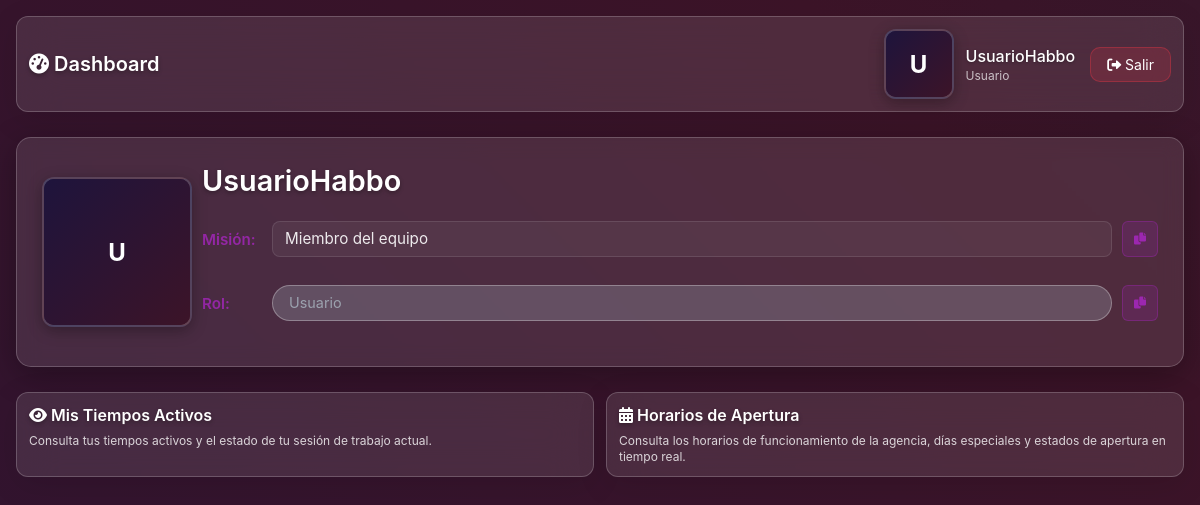
Page /dashboard.php (signed in) on the committed database.
### tables this page shows
CREATE TABLE IF NOT EXISTS users (
    id INT AUTO_INCREMENT PRIMARY KEY,
    username VARCHAR(50) NOT NULL UNIQUE,  
    password VARCHAR(255) NOT NULL,
    role VARCHAR(100) NOT NULL DEFAULT 'usuario',
    habbo_username VARCHAR(50) NOT NULL UNIQUE,
    profile_image VARCHAR(255),
    created_at TIMESTAMP DEFAULT CURRENT_TIMESTAMP,
    updated_at TIMESTAMP DEFAULT CURRENT_TIMESTAMP ON UPDATE CURRENT_TIMESTAMP,
    INDEX idx_habbo_username (habbo_username),
    INDEX idx_role (role)
);

CREATE TABLE IF NOT EXISTS user_ranks (
    id INT AUTO_INCREMENT PRIMARY KEY,
    rank_name VARCHAR(50) NOT NULL UNIQUE,
    display_name VARCHAR(100) NOT NULL,
    description TEXT,
    level INT NOT NULL DEFAULT 1,
    permissions TEXT,
    rank_image VARCHAR(255) DEFAULT NULL,
    credits_time_hours INT DEFAULT 1,
    credits_time_minutes INT DEFAULT 0,
    credits_per_interval INT DEFAULT 1,
    max_time_hours INT DEFAULT 8,
    max_time_minutes INT DEFAULT 0,
    auto_complete_enabled INT DEFAULT 1,
    role_color VARCHAR(7) DEFAULT NULL,
    created_at TIMESTAMP DEFAULT CURRENT_TIMESTAMP,
    updated_at TIMESTAMP DEFAULT CURRENT_TIMESTAMP ON UPDATE CURRENT_TIMESTAMP
);

### dashboard.php (the view, shortened to what this page needs)
<?php
include 'config/database.php';
$stmt = $pdo->prepare("SELECT * FROM users WHERE id = ?");
$stmt->execute([$_SESSION['user_id']]);
$user = $stmt->fetch();
$username = $user['username'];
$user_role = $user['role'];
$userInitial = strtoupper(substr($username, 0, 1));
$rank_info = null;
$user_permissions = [];
try {
    $stmt = $pdo->prepare("SELECT * FROM user_ranks WHERE rank_name = ?");
    $stmt->execute([$user_role]);
    $rank_info = $stmt->fetch();
    if ($rank_info && !empty($rank_info['permissions'])) {
        $user_permissions = json_decode($rank_info['permissions'], true) ?: [];
    }
} catch (Exception $e) {
    $rank_info = [
        'display_name' => ucfirst($user_role),
        'rank_image' => null,
        'description' => 'Usuario del sistema'
    ];
    $user_permissions = [];
}
function hasPermission($permission, $user_permissions, $user_role) {
    return in_array($permission, $user_permissions);
}
?>
<!DOCTYPE html>
<html lang="es">
<head>
    <link rel="stylesheet" href="assets/css/styles.css">
    <link rel="stylesheet" href="assets/css/notifications.css">
    <link rel="stylesheet" href="https://cdnjs.cloudflare.com/ajax/libs/font-awesome/6.0.0/css/all.min.css">
</head>
<body class="dashboard-body">
    <div class="dashboard-container">
        <div class="dashboard-header">
            <div class="header-content">
                <h1 class="dashboard-title">
                    <i class="fas fa-tachometer-alt"></i>
                    Dashboard
                </h1>
                <div class="user-section">
                    <div class="user-info">
                        <div style="display: flex; align-items: center; gap: 10px;">
                            <div class="user-avatar-container" style="width: 70px; height: 70px; background: linear-gradient(135deg, rgb(30, 20, 60) 0%, rgb(60, 20, 40) 100%);">
                            <div class="user-avatar-fallback" style="display: none;">
                                <?php echo $userInitial; ?>
                            </div>
                            </div>
                        </div>
                        <div class="user-details">
                            <h3><?php echo htmlspecialchars($user['habbo_username']); ?></h3>
                            <p><?php echo $user_role === 'super_admin' ? 'Desarrollador' : htmlspecialchars($rank_info['display_name'] ?? ucfirst($user_role)); ?></p>
                        </div>
                    </div>
                    <a href="?logout=1" class="logout-btn">
                        <i class="fas fa-sign-out-alt"></i>
                        Salir
                    </a>
                </div>
            </div>
        </div>
        <div class="rank-display-card">
            <div class="rank-header">
                <div class="rank-logo">
                    <div class="user-avatar-container">
                        <div class="user-avatar-fallback" style="display: none;">
                            <?php echo $userInitial; ?>
                        </div>
                    </div>
                </div>
                <div class="rank-details">
                    <h2 class="rank-title"><?php echo htmlspecialchars($user['habbo_username']); ?></h2>
                    <div class="rank-mission">
                        <span class="mission-label">Misión:</span>
                        <span class="mission-text" id="mission-text"><?php echo htmlspecialchars($rank_info['description'] ?? 'Miembro del equipo'); ?></span>
                        <button class="copy-btn" onclick="copyMissionText()" title="Copiar misión">
                            <i class="fas fa-copy"></i>
                        </button>
                    </div>
                    <div class="rank-role">
                        <span class="role-label">Rol:</span>
                        <span class="role-text" id="role-text"><?php echo htmlspecialchars($rank_info['display_name'] ?? ucfirst($user_role)); ?></span>
                        <button class="copy-btn" onclick="copyRoleText()" title="Copiar rol">
                            <i class="fas fa-copy"></i>
                        </button>
                    </div>
                </div>
            </div>
        </div>
        <div class="dashboard-grid">
            <div class="dashboard-card" onclick="window.location.href='time-manager.php'" style="cursor: pointer;">
                <h3 class="card-title">
                    <i class="fas fa-<?php echo hasPermission('manage_time', $user_permissions, $user_role) ? 'clock' : 'eye'; ?>"></i>
                    <?php echo hasPermission('manage_time', $user_permissions, $user_role) ? 'Gestor de Tiempos' : 'Mis Tiempos Activos'; ?>
                </h3>
                <p class="card-description">
                    <?php if (hasPermission('manage_time', $user_permissions, $user_role)): ?>
                        Controla los tiempos de trabajo de todos los usuarios. Inicia, pausa y gestiona cronómetros del equipo.
                    <?php else: ?>
                        Consulta tus tiempos activos y el estado de tu sesión de trabajo actual.
                    <?php endif; ?>
                </p>
            </div>
            <div class="dashboard-card" onclick="window.location.href='schedule.php'" style="cursor: pointer;">
                <h3 class="card-title">
                    <i class="fas fa-calendar-alt"></i>
                    Horarios de Apertura
                </h3>
                <p class="card-description">
                    Consulta los horarios de funcionamiento de la agencia, días especiales y estados de apertura en tiempo real.
                </p>
            </div>
        </div>
    </div>
</body>
</html>

### assets/css/styles.css (style rules this page uses)
* { margin: 0; padding: 0; box-sizing: border-box; }
html, body { height: 100vh; width: 100vw; overflow: hidden; font-family: 'Inter', -apple-system, BlinkMacSystemFont, 'Segoe UI', Roboto, sans-serif; }
body { background: linear-gradient(45deg, rgb(30, 20, 60), rgb(60, 20, 40), rgb(20, 40, 60)); background-size: 400% 400%; animation: gradientShift 20s ease infinite; display: flex; justify-content: center; align-items: center; }
.dashboard-body { overflow-y: auto; overflow-x: hidden; align-items: flex-start; background: linear-gradient(45deg, rgb(30, 20, 60), rgb(60, 20, 40), rgb(20, 40, 60)); background-size: 400% 400%; animation: gradientShift 20s ease infinite; }
.dashboard-container { padding: 1rem; max-width: 1200px; width: 100%; margin: 0 auto; }
.dashboard-header { background: rgba(255, 255, 255, 0.1); backdrop-filter: blur(20px); border-radius: 12px; border: 1px solid rgba(255, 255, 255, 0.2); box-shadow: 0 8px 32px rgba(0, 0, 0, 0.1); padding: 0.75rem; margin-bottom: 1rem; }
.header-content { display: flex; justify-content: space-between; align-items: center; flex-wrap: wrap; gap: 0.75rem; }
.dashboard-title { font-size: 1.25rem; font-weight: 600; color: #FFFFFF; text-shadow: 0 2px 4px rgba(0, 0, 0, 0.3); }
.user-section { display: flex; align-items: center; gap: 0.75rem; }
.user-info { display: flex; align-items: center; gap: 0.5rem; }
.user-details h3 { color: #FFFFFF; font-weight: 500; text-shadow: 0 1px 3px rgba(0, 0, 0, 0.3); }
.user-details p { color: rgba(255, 255, 255, 0.7); font-size: 0.875rem; }
.logout-btn { background: rgba(220, 53, 69, 0.2); border: 1px solid rgba(220, 53, 69, 0.4); color: #FFFFFF; padding: 0.5rem 1rem; border-radius: 10px; text-decoration: none; font-size: 0.875rem; }
.dashboard-grid { display: grid; grid-template-columns: repeat(auto-fit, minmax(250px, 1fr)); gap: 0.75rem; }
.dashboard-card { background: rgba(255, 255, 255, 0.1); backdrop-filter: blur(20px); border-radius: 12px; border: 1px solid rgba(255, 255, 255, 0.2); box-shadow: 0 8px 32px rgba(0, 0, 0, 0.1); padding: 0.75rem; }
.card-title { font-size: 1rem; font-weight: 600; color: #FFFFFF; margin-bottom: 0.5rem; text-shadow: 0 2px 4px rgba(0, 0, 0, 0.3); }
.card-description { color: rgba(255, 255, 255, 0.8); font-size: 0.75rem; line-height: 1.3; }
.user-section { display: flex; align-items: center; gap: 15px; }
.user-info { display: flex; align-items: center; gap: 12px; }
.user-details h3 { margin: 0; color: white; font-size: 16px; }
.user-details p { margin: 2px 0 0 0; color: rgba(255, 255, 255, 0.7); font-size: 12px; }
.user-role-badge, .role-text { background: rgba(156, 163, 175, 0.3); color: #9ca3af; }
.rank-mission, .rank-role { display: flex; align-items: center; gap: 10px; margin-bottom: 12px; padding: 8px 0; width: 100%; }
.mission-label, .role-label { font-weight: 600; color: rgba(156, 39, 176, 0.9); min-width: 60px; font-size: 0.95em; flex-shrink: 0; }
.mission-text, .role-text { color: rgba(255, 255, 255, 0.9); padding: 8px 12px; background: rgba(255, 255, 255, 0.05); border: 1px solid rgba(255, 255, 255, 0.1); border-radius: 8px; font-size: 0.95em; line-height: 1.4; min-height: 36px; height: 36px; display: flex; align-items: center; box-sizing: border-box; flex: 1; max-width: none; min-width: 0; width: 100% !important; flex-shrink: 0 !important; }

### rows in the picture
users: username "U", habbo_username "UsuarioHabbo"
user_ranks: display_name "Usuario", description "Miembro del equipo"
